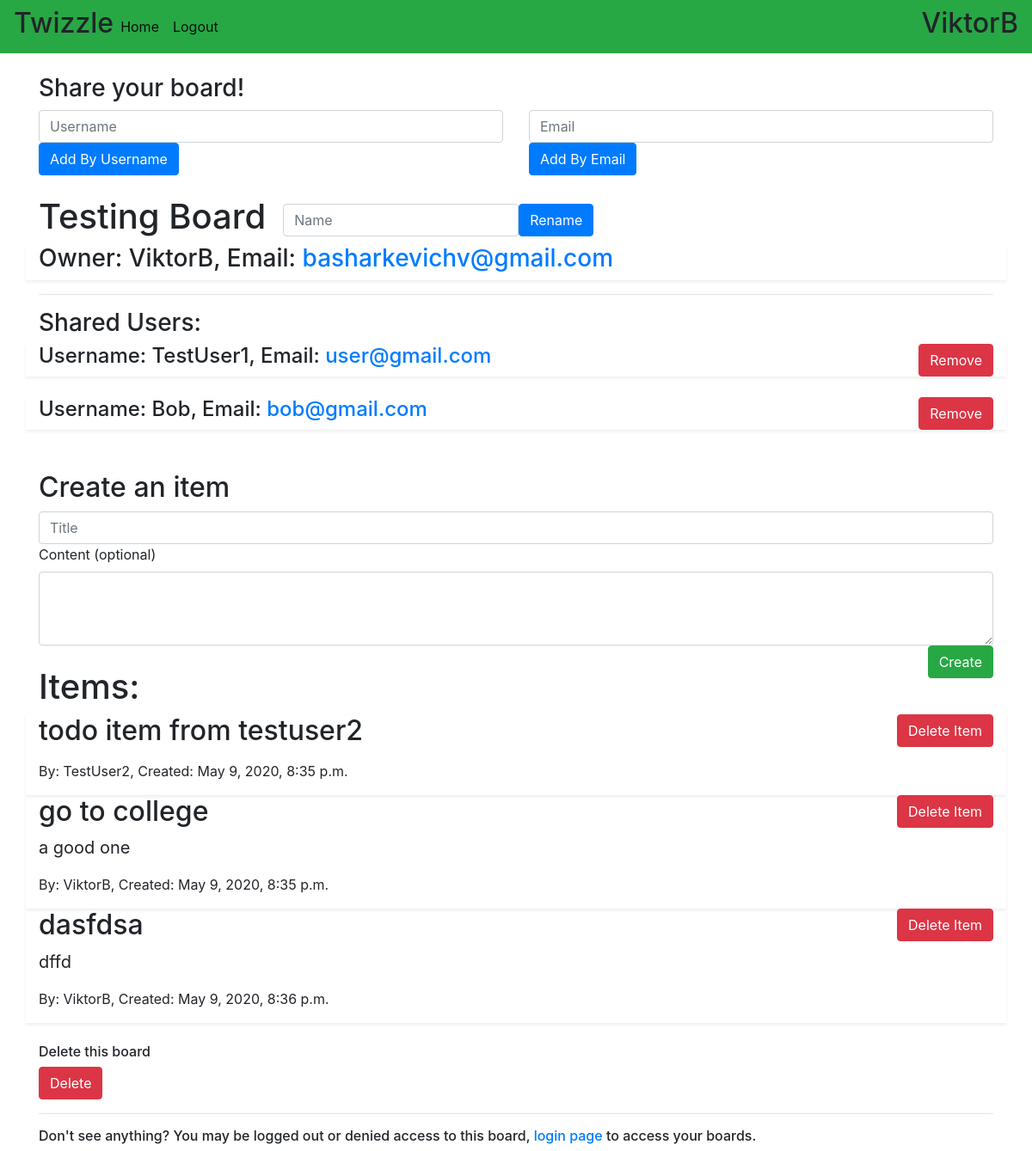
/board/1/ (signed in), run on the app's committed database.
### todoboard/models.py (models this page shows)
class Board(models.Model):
    title = models.CharField(max_length=100)
    author = models.ForeignKey(User, on_delete=models.CASCADE)
    date_posted = models.DateTimeField(default=timezone.now)

class Shared_User(models.Model):
    board = models.ForeignKey(Board, on_delete=models.CASCADE)
    shared_author = models.ForeignKey(User, on_delete=models.SET_NULL, null=True)

class Items(models.Model):
    board = models.ForeignKey(Board, on_delete=models.CASCADE)
    title = models.CharField(max_length=100)
    content = models.TextField(default="")
    author = models.ForeignKey(User, on_delete=models.SET_NULL, null=True)
    date_posted = models.DateTimeField(default=timezone.now)

### todoboard/views.py (the view)
# urls.py: path('board/<int:pk>/', BoardDetail.as_view(), name="board-detail"),
class BoardDetail(DetailView, LoginRequiredMixin):
    model = Board
    template_name = "todoboard/board_detail.html"
    context_object_name = "boards"
    def get_context_data(self, **kwargs):
        specific_board = self.get_object()
        context = super(BoardDetail, self).get_context_data(**kwargs)
        context['items'] = Items.objects.filter(board=specific_board)
        shared_user_info = Shared_User.objects.filter(board=specific_board)
        context['shared_users'] = shared_user_info
        return context

### todoboard/templates/todoboard/board_detail.html (shortened to what this page needs)
{% extends "todoboard/base.html" %}
{% block content %}
    <div class="container">
        {% if boards.author == user %}
            <h3>Share your board!</h3>
            <div class="row">
                <div class="col">
                    <form action="add-user/" method="post">
                        <input class="form-control" type="text" placeholder="Username" name="shared_user">
                        <button type="submit" class="btn btn-primary">Add By Username</button>
                    </form>
                </div>
                <div class="col">
                    <form action="add-user-email/" method="post">
                        <input class="form-control" type="text" placeholder="Email" name="shared_user_email">
                        <button type="submit" class="btn btn-primary">Add By Email</button>
                    </form>
                </div>
            </div>
        {% endif %}
        {% if boards.author == user %}
            {% include 'todoboard/board_detail_block.html' %}
            <h6>Delete this board</h6>
            <a href="{% url 'board-delete' boards.id %}" class="btn btn-danger" role="button"
               aria-pressed="true">Delete</a>
            <br>
        {% endif %}
        <hr>
        <h6>Don't see anything? You may be logged out or denied access to this board, <a
                href="{% url 'login' %}">login
            page </a> to access your boards.</h6>
    </div>
{% endblock content %}

### todoboard/templates/todoboard/base.html (shortened to what this page needs)
<!DOCTYPE html>
<html lang="en">
<head>
    <link rel="stylesheet" href="https://stackpath.bootstrapcdn.com/bootstrap/4.4.1/css/bootstrap.min.css"
>
</head>
<body>
<nav class="navbar navbar-expand-lg navbar-light bg-success">
    <h2>Twizzle</h2>
    <div class="collapse navbar-collapse" id="navbarSupportedContent">
        <ul class="navbar-nav">
            <li class="nav-item active">
                <a class="nav-link" href="{% url 'todoboard-home' %}">Home <span class="sr-only">(current)</span></a>
            </li>
            {% if user.is_authenticated %}
                <li class="nav-item active">
                    <a class="nav-link" href="{% url 'logout' %}">Logout <span class="sr-only">(current)</span></a>
                </li>
            {% endif %}
        </ul>
    {% if user.is_authenticated %}
    <ul class="navbar-nav ml-auto">
        <li>
            <h2>{{ user.username }}</h2>
        </li>
    </ul>
    {% endif %}
    </div>
</nav>
<div class="container">
 <br>
</div>
{% block content %}{% endblock %}
</body>
</html>

### todoboard/templates/todoboard/board_detail_block.html (shortened to what this page needs)
<br>
{% if user == boards.author %}
<div class="row form-inline">
    <div class="col form-inline">
        <h1 style="margin-right: 20px;">{{ boards.title }}</h1>
        <form class="form-inline" action="rename/" method="post">
            <input class="form-control" type="text" placeholder="Name" name="board_title">
            <button type="submit" class="btn btn-primary">Rename</button>
        </form>
    </div>
</div>
{% else %}
    <h1>{{ boards.title }}</h1>
{% endif %}
<div class="row shadow-sm">
    <div class="col">
        <h3>Owner: {{ boards.author }}, Email: <a
                href="mailto:{{ boards.author.email }}"> {{ boards.author.email }}</a>
        </h3>
    </div>
</div>
<hr>
<h3>Shared Users:</h3>
{% for shared_user in shared_users %}
    <div class="row shadow-sm">
        <div class="col">
            <h4>Username: {{ shared_user.shared_author.username }}, Email: <a
                    href="mailto:{{ shared_user.shared_author.email }}"> {{ shared_user.shared_author.email }}</a>
            </h4>
            {% if user == boards.author %}
                </div>
                <div class="col">
                <form action="remove-user/{{ shared_user.id }}/" method="post" class="float-right">
                    <button type="submit" class="btn btn-danger">Remove</button>
                </form>
            {% endif %}
            </div>
    </div>
    <br>
{% endfor %}
<br>
<form action="create-item/" method="post">
    <h2>Create an item</h2>
    <input class="form-control" type="text" placeholder="Title" name="title">
    <label for="exampleFormControlTextarea1">Content (optional)</label>
    <textarea name="content" class="form-control" id="exampleFormControlTextarea1" rows="3"></textarea>
    <button type="submit" class="btn btn-success float-right">Create</button>
</form>
<br>
<h1>Items:</h1>
{% for item in items %}
    <div class="row shadow-sm">
        <div class="col">
            <h2>{{ item.title }}</h2>
            <p style="font-size: 20px;">{{ item.content }}</p>
            <p>By: {{ item.author.username }}, Created: {{ item.date_posted }}</p>
        </div>
        <div class="col">
            <form action="delete-item/{{ item.id }}/" method="post">
                <button type="submit" class="btn btn-danger float-right">Delete Item</button>
            </form>
        </div>
    </div>
{% endfor %}
<br>

### data on the page
Board: title "Testing Board", author "ViktorB", author.email "basharkevichv@gmail.com"
Shared_User: shared_author.username "TestUser1", shared_author.email "user@gmail.com"
Shared_User: shared_author.username "Bob", shared_author.email "bob@gmail.com"
Items: title "todo item from testuser2", author.username "TestUser2", date_posted "May 9, 2020, 8:35 p.m."
Items: title "go to college", content "a good one", author.username "ViktorB", date_posted "May 9, 2020, 8:35 p.m."
Items: title "dasfdsa", content "dffd", author.username "ViktorB", date_posted "May 9, 2020, 8:36 p.m."

### other printed values
{{ user.username }} "ViktorB"
